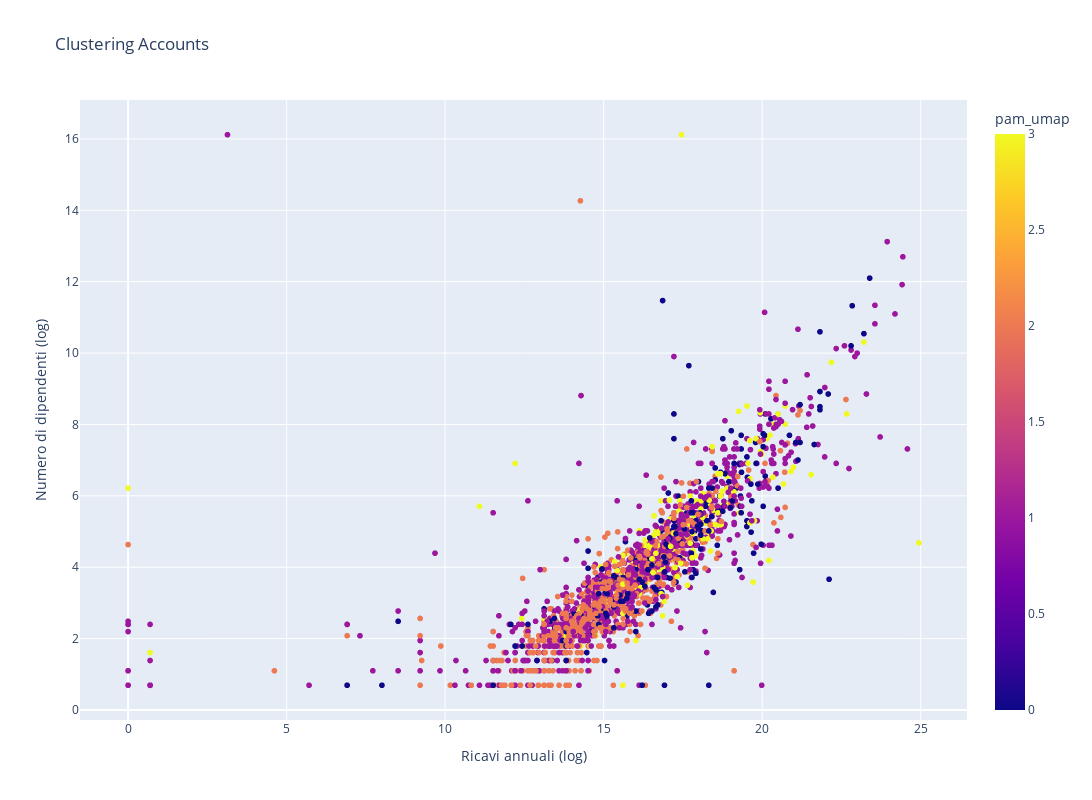

Here is the notebook cell this chart was saved with:
### Code cell
fig = px.scatter(
    accounts,
    x="Ricavi annuali",
    y="Numero di dipendenti",
    color="pam_umap",
    hover_name="Nome account",  
    hover_data={
        "Ricavi annuali": False, 
        "Numero di dipendenti": False,
        "pam_umap": True
    },
    title="Clustering Accounts",
    width=1300,
    height=800,
)

fig.update_layout(
    xaxis_title="Ricavi annuali (log)",
    yaxis_title="Numero di dipendenti (log)",
    legend_title="Cluster"
)

fig.show()

### Figure 1 — Plotly figure (JSON) as saved in the notebook; plotly's stock layout.template omitted (floating-point values rounded to 4 significant figures; data arrays with more than 128 entries replaced by an {"elided": "..."} marker saying what was removed)
{"data": [{"customdata": {"elided": "2263x1 float values"}, "hovertemplate": "<b>%{hovertext}</b><br><br>pam_umap=%{marker.color}<extra></extra>", "hovertext": {"elided": "2263 str values"}, "legendgroup": "", "marker": {"color": {"elided": "2263 float values"}, "coloraxis": "coloraxis", "symbol": "circle"}, "mode": "markers", "name": "", "showlegend": false, "type": "scattergl", "x": {"elided": "2263 float values"}, "xaxis": "x", "y": {"elided": "2263 float values"}, "yaxis": "y"}], "layout": {"coloraxis": {"colorbar": {"title": {"text": "pam_umap"}}, "colorscale": [[0, "#0d0887"], [0.1111, "#46039f"], [0.2222, "#7201a8"], [0.3333, "#9c179e"], [0.4444, "#bd3786"], [0.5556, "#d8576b"], [0.6667, "#ed7953"], [0.7778, "#fb9f3a"], [0.8889, "#fdca26"], [1, "#f0f921"]]}, "height": 800, "legend": {"title": {"text": "Cluster"}, "tracegroupgap": 0}, "title": {"text": "Clustering Accounts"}, "width": 1300, "xaxis": {"anchor": "y", "domain": [0, 1], "title": {"text": "Ricavi annuali (log)"}}, "yaxis": {"anchor": "x", "domain": [0, 1], "title": {"text": "Numero di dipendenti (log)"}}}}
